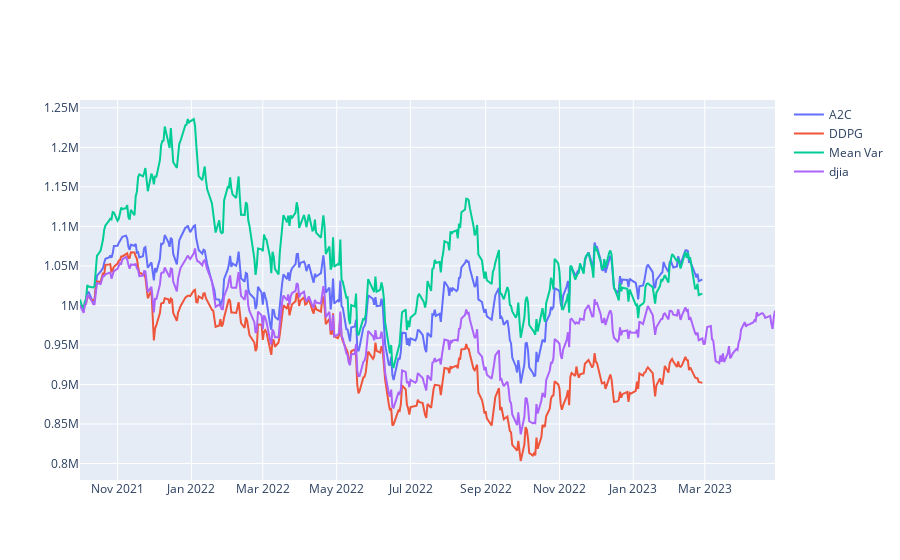

Here is the notebook cell this chart was saved with:
### Code cell
import plotly.graph_objects as go
f = go.Figure()
for i in result.columns:
        
    f.add_trace(
        go.Scatter(
            x = result.index,
            y = result[i],
            name = i,
        )
    )
f

### Figure 1 — Plotly figure (JSON) as saved in the notebook; plotly's stock layout.template omitted (floating-point values rounded to 4 significant figures; data arrays with more than 128 entries replaced by an {"elided": "..."} marker saying what was removed)
{"data": [{"name": "A2C", "type": "scatter", "x": {"elided": "396 str values"}, "y": {"elided": "396 float values"}}, {"name": "DDPG", "type": "scatter", "x": {"elided": "396 str values"}, "y": {"elided": "396 float values"}}, {"name": "Mean Var", "type": "scatter", "x": {"elided": "396 str values"}, "y": {"elided": "396 float values"}}, {"name": "djia", "type": "scatter", "x": {"elided": "396 str values"}, "y": {"elided": "396 float values"}}], "layout": {}}
